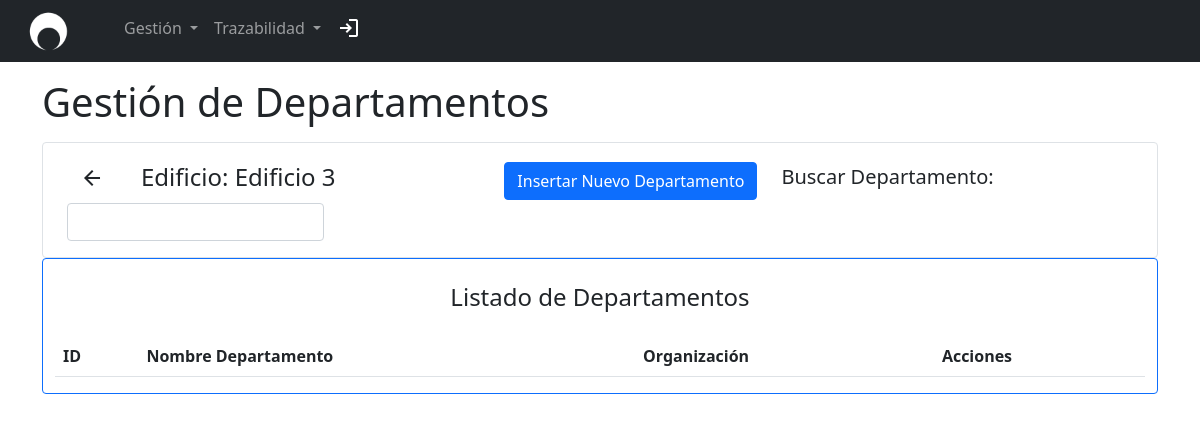
/prueba.php?p=gestion_departamentos_edificios/gestion_departamentos&id=2 (signed in), run on an earlier commit of the app's database.
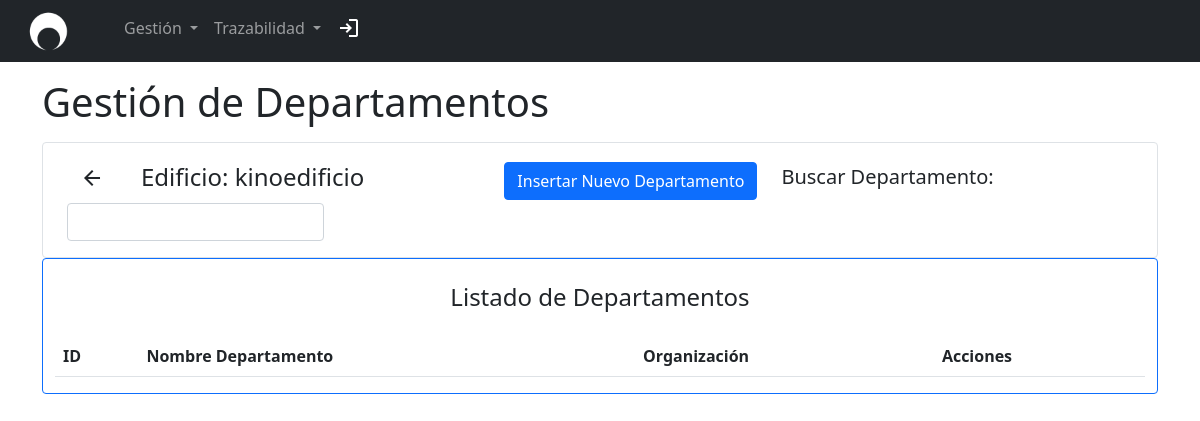
And on a later commit of the database.
### tables this page shows
CREATE TABLE `edificios` (
  `ID_EDIFICIO` int(11) NOT NULL,
  `ID` int(11) DEFAULT NULL,
  `COD_INE_COM` int(11) DEFAULT NULL,
  `NOMBRE_EDIFICIO` varchar(30) DEFAULT NULL,
  `TIPO_EDIFICIO` varchar(30) DEFAULT NULL,
  `ID_ORGANIZACIONES` int(11) DEFAULT NULL
);

### view/partials/gestion_departamentos_edificios/gestion_departamentos.php (the view, shortened to what this page needs)
<?php
require('conexion.php');
?>
<body>
    <div class="container-sm align-items-center">
        <h1 class="my-3">Gestión de Departamentos</h1>
        <div class="container-sm d-flex align-items-center border border-primary-2 rounded py-3">
            <div class="container aling-self-center">
                <div class="row row-cols-auto d-flex align-items-center">
                    <div class="col">
                        <a class="btn btn-borderline-success" href="prueba.php?p=gestion_departamentos_edificios\gestion_edificios" role="button"><span class="material-icons">arrow_back</span></a>
                    </div>
                    <div class="col-4">
                        <?php
                        $q1 = "SELECT nombre_edificio FROM edificios WHERE id_edificio=" . $_SESSION['id_edificio'] . ";";
                        $r1 = mysqli_query($conexion, $q1);
                        $row = mysqli_fetch_assoc($r1);
                        echo '<h4>Edificio: ' . $row['nombre_edificio'] . '</h4>';
                        ?>
                    </div>
                    <div class="col">
                        <button type="button" class="btn btn-primary" data-bs-toggle="modal" data-bs-target="#insertarEquipo">
                            Insertar Nuevo Departamento
                        </button>
                    </div>
                    <div class="col">
                        <h5>Buscar Departamento:</h5>
                    </div>
                    <div class="col">
                        <input type="text" class="form-control" id="inputFilter" aria-label="Busqueda por Parametros">
                    </div>
                </div>
            </div>
        </div>
        <div class="container-xl d-flex flex-column border border-primary rounded">
            <div class="align-self-center">
                <h4 class="my-4 ">Listado de Departamentos</h4>
            </div>
            <div class="table-responsive caption-top">
                <table class="table" id="infoGestion">
                    <thead>
                        <tr>
                            <th scope="col">ID</th>
                            <th scope="col">Nombre Departamento</th>
                            <th scope="col">Organización</th>
                            <th scope="col">Acciones</th>
                        </tr>
                    </thead>
                </table>
            </div>
        </div>
    </div>
</body>
</html>

What changed in the data, as far as the page shows it:
changed edificios: NOMBRE_EDIFICIO "Edificio 3" → "kinoedificio"
